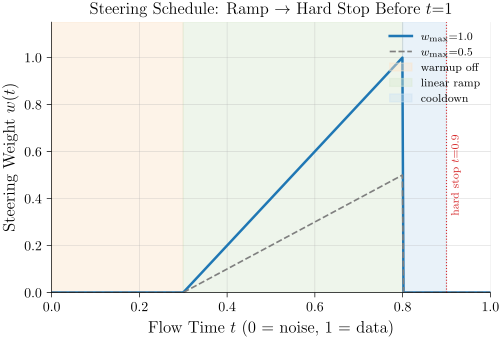

Write Python code to recreate this figure.
# P24_v2: Just the w(t) schedule, large and clean — paper-figure version emphasizing the schedule alone.
# Visualizes: F10 / steering hook design
# DATA: inline schedule definition
import sys
from pathlib import Path
sys.path.insert(0, str(Path(__file__).parent.parent))
from plot_utils import figsize
import matplotlib.pyplot as plt
import numpy as np

t = np.linspace(0, 1, 400)
# Variants of the schedule for illustration
def sched(t, w_max=1.0, t_start=0.3, t_end=0.8, t_stop=0.9):
    w = np.where((t >= t_start) & (t <= t_end), (t - t_start) / (t_end - t_start), 0.0)
    w = np.where(t > t_stop, 0.0, w)
    return w_max * w

fig, ax = plt.subplots(figsize=figsize(0.9))

ax.plot(t, sched(t, 1.0), color="#1f77b4", lw=1.8, label="$w_{\\max}{=}1.0$")
ax.plot(t, sched(t, 0.5), color="#7f7f7f", lw=1.2, ls="--", label="$w_{\\max}{=}0.5$")

# Annotate regions
ax.axvspan(0.0, 0.3, color="#fce5cd", alpha=0.45, label="warmup off")
ax.axvspan(0.3, 0.8, color="#d9ead3", alpha=0.45, label="linear ramp")
ax.axvspan(0.8, 0.9, color="#cfe2f3", alpha=0.45, label="cooldown")
ax.axvline(0.9, color="#d62728", lw=0.8, ls=":")
ax.text(0.91, 0.5, "hard stop $t{=}0.9$", color="#d62728", fontsize=8, rotation=90, va="center")

ax.set_xlabel("Flow Time $t$ (0 = noise, 1 = data)")
ax.set_ylabel("Steering Weight $w(t)$")
ax.set_title("Steering Schedule: Ramp $\\to$ Hard Stop Before $t{=}1$")
ax.legend(frameon=False, fontsize=8, loc="upper right", ncol=1)
ax.spines[["top", "right"]].set_visible(False)
ax.grid(True, lw=0.4, alpha=0.5, zorder=0)
ax.set_xlim(0, 1.0); ax.set_ylim(0, 1.15)

fig.savefig(Path(__file__).with_suffix(".pdf"))
